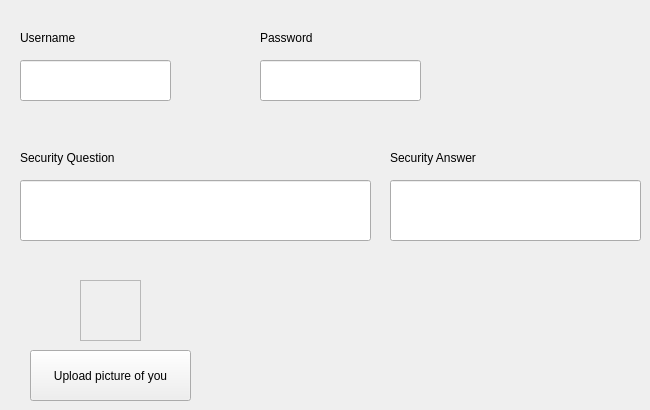
     <widget class="QWidget" name="tab_5">
      <attribute name="title">
       <string>Account and Security Information</string>
      </attribute>
      <widget class="QLabel" name="Username_LA">
       <property name="geometry">
        <rect>
         <x>20</x>
         <y>30</y>
         <width>121</width>
         <height>16</height>
        </rect>
       </property>
       <property name="text">
        <string>Username</string>
       </property>
      </widget>
      <widget class="QLineEdit" name="Username_LE">
       <property name="geometry">
        <rect>
         <x>20</x>
         <y>60</y>
         <width>151</width>
         <height>41</height>
        </rect>
       </property>
      </widget>
      <widget class="QLabel" name="Password_LA">
       <property name="geometry">
        <rect>
         <x>260</x>
         <y>30</y>
         <width>121</width>
         <height>16</height>
        </rect>
       </property>
       <property name="text">
        <string>Password</string>
       </property>
      </widget>
      <widget class="QLineEdit" name="Password_LE">
       <property name="geometry">
        <rect>
         <x>260</x>
         <y>60</y>
         <width>161</width>
         <height>41</height>
        </rect>
       </property>
      </widget>
      <widget class="QLabel" name="SecurityQuestion_LA">
       <property name="geometry">
        <rect>
         <x>20</x>
         <y>150</y>
         <width>131</width>
         <height>16</height>
        </rect>
       </property>
       <property name="text">
        <string>Security Question</string>
       </property>
      </widget>
      <widget class="QLineEdit" name="SecurityQuestion_LE">
       <property name="geometry">
        <rect>
         <x>20</x>
         <y>180</y>
         <width>351</width>
         <height>61</height>
        </rect>
       </property>
      </widget>
      <widget class="QLabel" name="SecurityAnswer_LA">
       <property name="geometry">
        <rect>
         <x>390</x>
         <y>150</y>
         <width>131</width>
         <height>16</height>
        </rect>
       </property>
       <property name="text">
        <string>Security Answer</string>
       </property>
      </widget>
      <widget class="QLineEdit" name="SecurityAnswer_LE">
       <property name="geometry">
        <rect>
         <x>390</x>
         <y>180</y>
         <width>251</width>
         <height>61</height>
        </rect>
       </property>
       <property name="styleSheet">
        <string notr="true"/>
       </property>
      </widget>
      <widget class="QPushButton" name="pfp_acc_PB">
       <property name="geometry">
        <rect>
         <x>30</x>
         <y>350</y>
         <width>161</width>
         <height>51</height>
        </rect>
       </property>
       <property name="text">
        <string>Upload picture of you</string>
       </property>
      </widget>
      <widget class="QLabel" name="pfp_acc_LA_2">
       <property name="geometry">
        <rect>
         <x>70</x>
         <y>280</y>
         <width>71</width>
         <height>61</height>
        </rect>
       </property>
       <property name="styleSheet">
        <string notr="true">QLabel
{
border-radius:20px;
}</string>
       </property>
       <property name="text">
        <string/>
       </property>
       <property name="pixmap">
        <pixmap>../../Downloads/istockphoto-1210939712-612x612.png</pixmap>
       </property>
       <property name="scaledContents">
        <bool>true</bool>
       </property>
      </widget>
      <widget class="QFrame" name="frame">
       <property name="geometry">
        <rect>
         <x>80</x>
         <y>280</y>
         <width>61</width>
         <height>61</height>
        </rect>
       </property>
       <property name="frameShape">
        <enum>QFrame::StyledPanel</enum>
       </property>
       <property name="frameShadow">
        <enum>QFrame::Raised</enum>
       </property>
      </widget>
     </widget>
